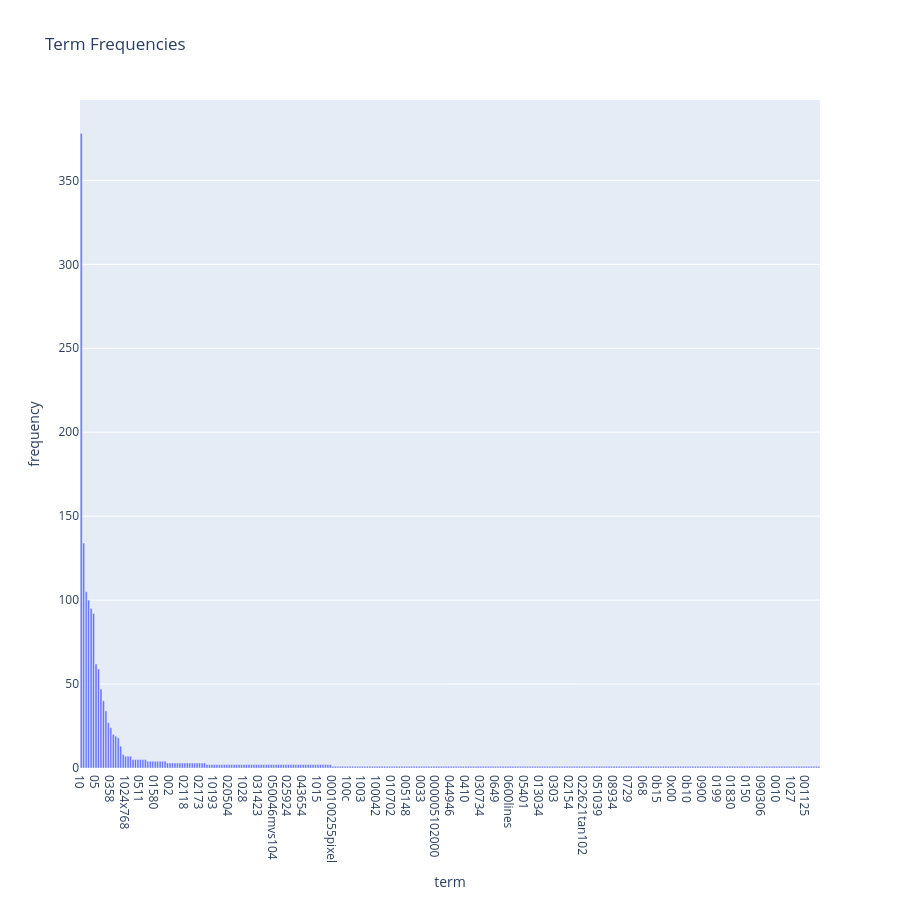

Write notebook code for a chart like this one.
### Markdown cell above
### >>> **Exercise 14 (take home):** 
Additionally, you can attempt to sort the terms on the `x-axis` by frequency instead of in alphabetical order. This way the visualization is more meaninfgul and you will be able to observe the so called [long tail](https://en.wikipedia.org/wiki/Long_tail) (get familiar with this term since it will appear a lot in data mining and other statistics courses). see picture below

![alt txt](https://upload.wikimedia.org/wikipedia/commons/thumb/8/8a/Long_tail.svg/1000px-Long_tail.svg.png)

### Code cell
# Answer here
df = pd.DataFrame({
    "term": count_vect.get_feature_names_out()[:300],
    "frequency": term_frequencies[:300],
    })

fig = px.bar(
    df.sort_values("frequency", ascending=False),
    x="term", y="frequency",
    title=f"Term Frequencies"
)

fig.update_layout(height=900)

fig.show()

### Figure 1 — Plotly figure (JSON) as saved in the notebook; plotly's stock layout.template omitted (floating-point values rounded to 4 significant figures; data arrays with more than 128 entries replaced by an {"elided": "..."} marker saying what was removed)
{"data": [{"hovertemplate": "term=%{x}<br>frequency=%{y}<extra></extra>", "legendgroup": "", "marker": {"color": "#636efa", "pattern": {"shape": ""}}, "name": "", "orientation": "v", "showlegend": false, "textposition": "auto", "type": "bar", "x": {"elided": "300 str values"}, "xaxis": "x", "y": {"elided": "300 int values"}, "yaxis": "y"}], "layout": {"barmode": "relative", "height": 900, "legend": {"tracegroupgap": 0}, "title": {"text": "Term Frequencies"}, "xaxis": {"anchor": "y", "domain": [0, 1], "title": {"text": "term"}}, "yaxis": {"anchor": "x", "domain": [0, 1], "title": {"text": "frequency"}}}}
